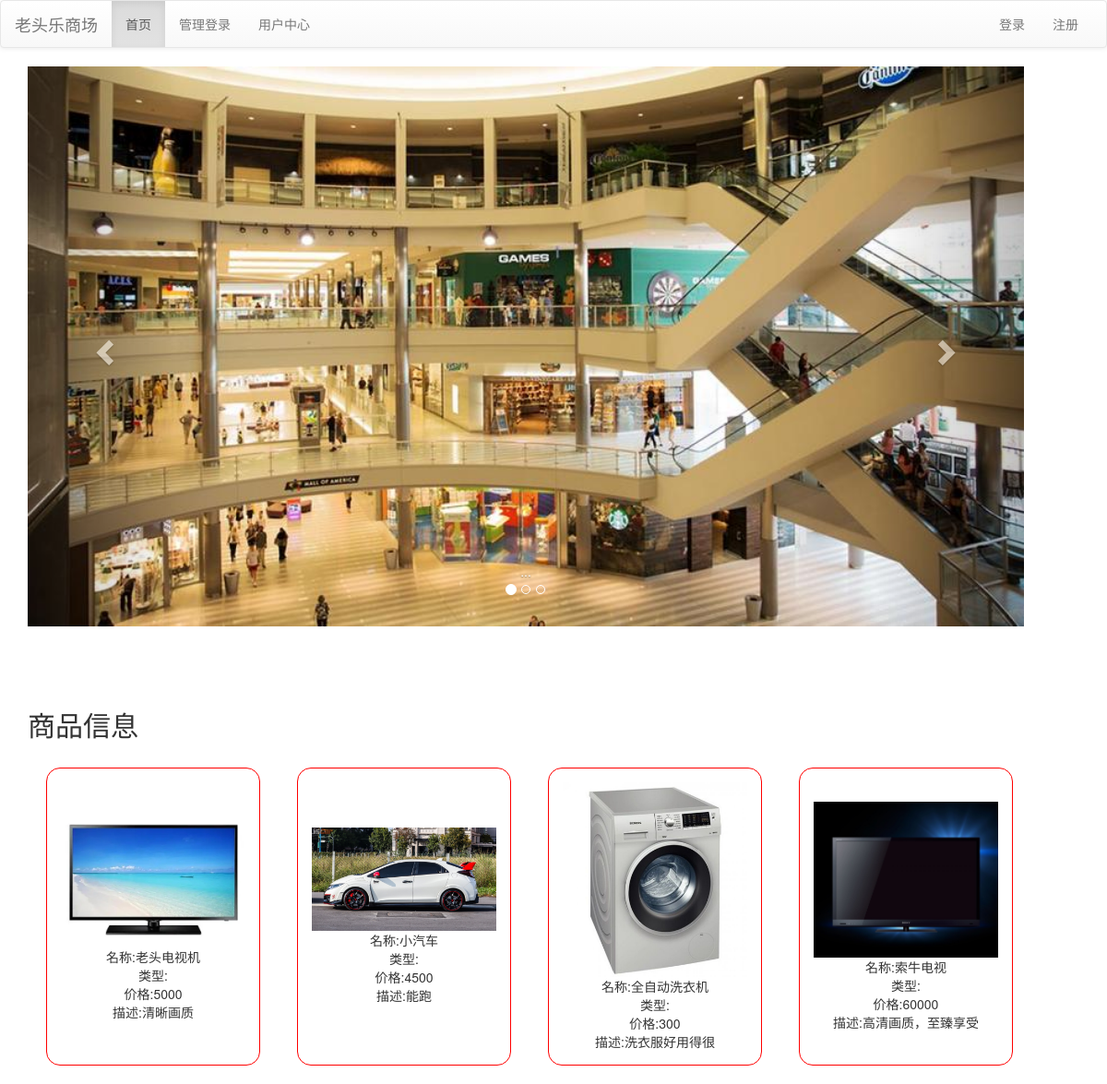
The page / on the database its author committed.
### mywb/models.py (models this page shows, shortened)
class Goods(models.Model):
    name = models.CharField(verbose_name="商品名称", max_length=100)
    price = models.CharField(verbose_name="商品价格", max_length=100)
    category = models.ForeignKey(to="Category", to_field="id", on_delete=models.CASCADE,verbose_name="商品分类",default=1)
    image= models.CharField(verbose_name="商品图片", max_length=100)
    goodsdesc = models.CharField(verbose_name="商品描述", max_length=1000)

### mywb/views.py (the view)
# urls.py: path("",wb.index),
def index(request):
    msg = Publicmsg.objects.all()
    goods = Goods.objects.all()
    return render(request, 'index.html', {'msg': msg, 'goods': goods})

### mywb/templates/index.html (shortened to what this page needs)
{% extends 'layout.html' %}
{% load static %}
{% block content %}
    <div id="carousel-example-generic" class="carousel slide" data-ride="carousel" style="height: 607px;width: 1080px;">
        <ol class="carousel-indicators">
            <li data-target="#carousel-example-generic" data-slide-to="0" class="active"></li>
            <li data-target="#carousel-example-generic" data-slide-to="1"></li>
            <li data-target="#carousel-example-generic" data-slide-to="2"></li>
        </ol>
        <div class="carousel-inner lbt" role="listbox">
            <div class="item active">
                <img src="{% static 'images/b1.jpg' %}" alt="...">
                <div class="carousel-caption">
                    ...
                </div>
            </div>
        </div>
        <a class="left carousel-control" href="#carousel-example-generic" role="button" data-slide="prev">
            <span class="glyphicon glyphicon-chevron-left" aria-hidden="true"></span>
        </a>
        <a class="right carousel-control" href="#carousel-example-generic" role="button" data-slide="next">
            <span class="glyphicon glyphicon-chevron-right" aria-hidden="true"></span>
        </a>
    </div>
    <div class="marquee">
        <div class="marquee-text">商城促销火爆进行中...</div>
    </div>
    <h2>商品信息</h2>
    <div class="goods">
        {% for item in goods %}
        <div class="goods-item">
            <img src="{{item.image}}">
            <span>名称:{{ item.name }}</span>
            <span>类型:{{ item.goodstype }}</span>
             <span>价格:{{ item.price }}</span>
        <span>描述:{{ item.goodsdesc }}</span>
        </div>
       {% endfor %}
    </div>
  </div>
{% endblock %}

### mywb/templates/layout.html (shortened to what this page needs)
{% load static %}
<!DOCTYPE html>
<html lang="en">
<head>
<link rel="stylesheet" href="https://cdn.bootcdn.net/ajax/libs/twitter-bootstrap/3.4.1/css/bootstrap.min.css">
<link rel="stylesheet" href="https://cdn.bootcdn.net/ajax/libs/twitter-bootstrap/3.4.1/css/bootstrap-theme.min.css">
</head>
<body>
<nav class="navbar navbar-default">
  <div class="container-fluid">
    <div class="navbar-header">
      <a class="navbar-brand" href="#">老头乐商场</a>
    </div>
    <div class="collapse navbar-collapse" id="bs-example-navbar-collapse-1">
      <ul class="nav navbar-nav">
        <li class="active"><a href="/index/">首页 <span class="sr-only">(current)</span></a></li>
           <li><a href="/adminlogin/">管理登录</a></li>
          <li><a href="/my">用户中心</a></li>
      </ul>
      <ul class="nav navbar-nav navbar-right">
        <li><a href="/login">登录</a></li>
        <li><a href="/register">注册</a></li>
      </ul>
    </div>
  </div>
</nav>
<div class="container">
    {% block content %}
    {% endblock %}
</body>
</html>

### mywb/templates/index.html (style rules this page uses)
.lbt { width: 1080px; height: 607px; }
.carousel-inner { width: 1080px; height: 607px; }
.carousel-inner img { width: 1080px; }
.marquee { width: 100%; white-space: nowrap; overflow: hidden; box-sizing: border-box; margin-top: 50px; }
.marquee-text { display: inline-block; padding-left: 100%; animation: marquee 5s linear infinite; }
.goods { display: flex; flex-direction: row; }
.goods-item { display: flex; flex-direction: column; justify-content: center; align-items: center; border: 1px solid red; border-radius: 15px; padding: 15px; margin: 20px; }
.goods-item img { width: 200px; }

### rows shown on the page
Goods: image (picture), name "老头电视机", price "5000", goodsdesc "清晰画质"
Goods: image (picture), name "小汽车", price "4500", goodsdesc "能跑"
Goods: image (picture), name "全自动洗衣机", price "300", goodsdesc "洗衣服好用得很"
Goods: image (picture), name "索牛电视", price "60000", goodsdesc "高清画质，至臻享受"
